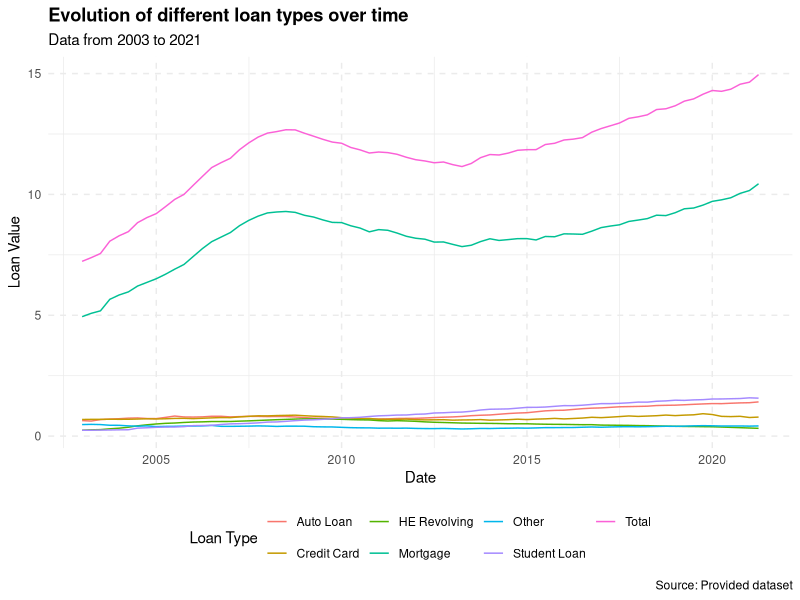
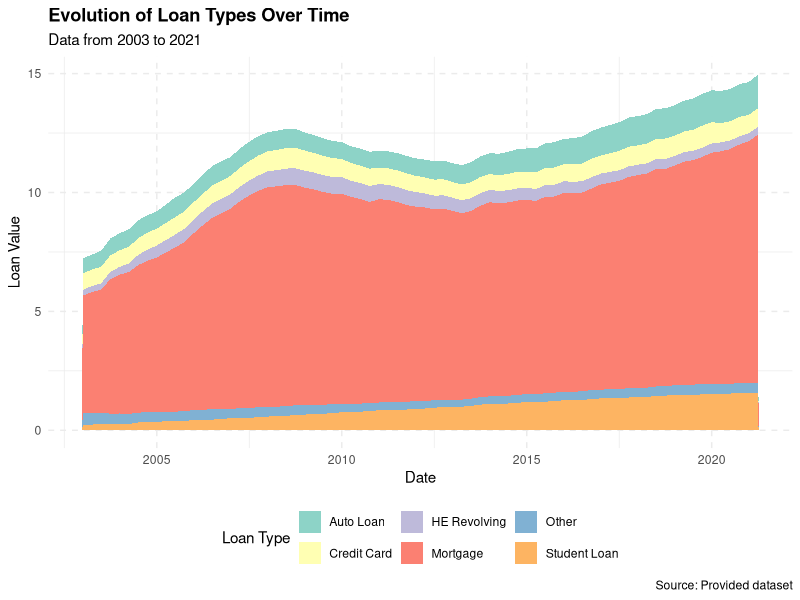

These charts were generated, in order, by the following R code:
## ---- chunk 1
#| label: setup
#| warning: false
#| message: false

library(tidyverse)
library(ggplot2)
library(readxl)
library(lubridate)
knitr::opts_chunk$set(echo = TRUE, warning=FALSE, message=FALSE)
## ---- chunk 2
data <- read_xlsx("_data/debt_in_trillions.xlsx")
data
## ---- chunk 3
data_new<-data%>%
  mutate(date = parse_date_time(`Year and Quarter`, 
                           orders="yq"))
data_new
## ---- chunk 4
data_long <- data_new %>%
  pivot_longer(cols = -c(`Year and Quarter`, date), names_to = "Loan_Type", values_to = "Value")

# Plot
ggplot(data_long, aes(x = date, y = Value, color = Loan_Type)) +
  geom_line() +
  labs(x = "Date", y = "Loan Value", 
       title = "Evolution of different loan types over time",
       subtitle = "Data from 2003 to 2021",
       caption = "Source: Provided dataset",
       color = "Loan Type") +
  theme_minimal() +
  theme(legend.position = "bottom",
        panel.grid.major = element_line(linetype = "dashed"),
        plot.title = element_text(face = "bold"))

## ---- chunk 5
# Reshape data to long format
data_long <- data_new %>%
  pivot_longer(cols = -c(`Year and Quarter`, date, Total), names_to = "Loan_Type", values_to = "Value")

# Plot
ggplot(data_long, aes(x = date, y = Value, fill = Loan_Type)) +
  geom_area() +
  labs(x = "Date", y = "Loan Value", 
       title = "Evolution of Loan Types Over Time",
       subtitle = "Data from 2003 to 2021",
       caption = "Source: Provided dataset",
       fill = "Loan Type") +
  scale_fill_brewer(palette = "Set3") +
  theme_minimal() +
  theme(legend.position = "bottom",
        panel.grid.major = element_line(linetype = "dashed"),
        plot.title = element_text(face = "bold"))
